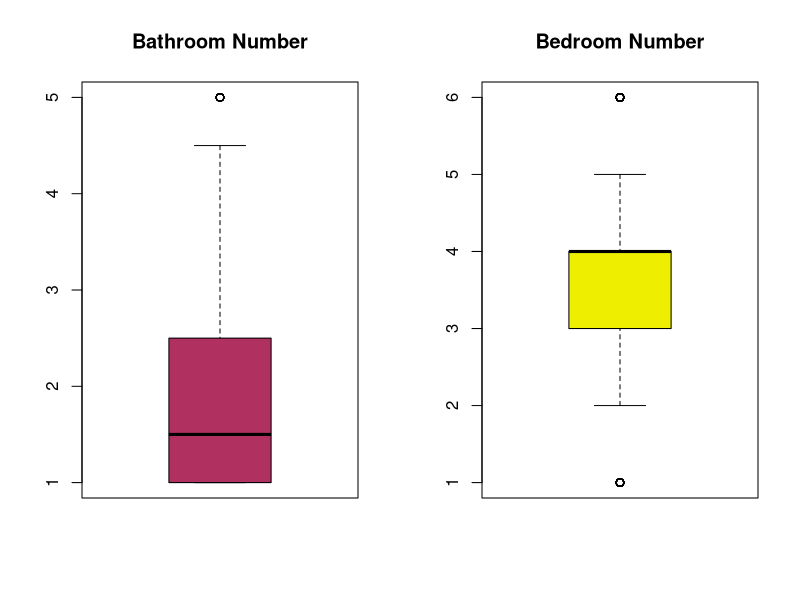
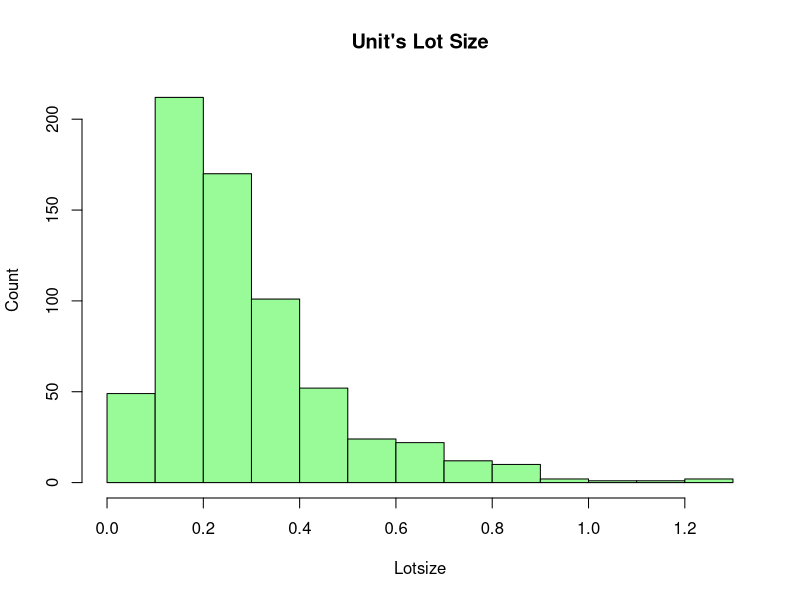
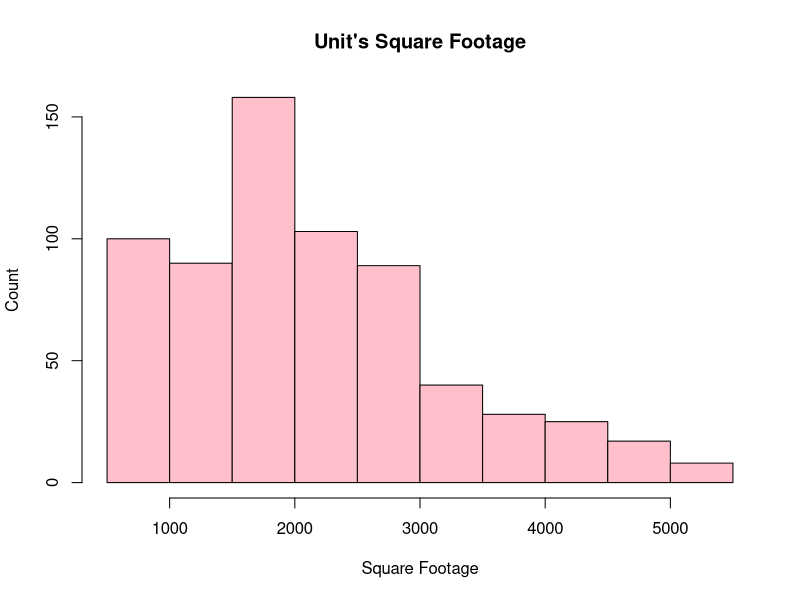

Recreate these plots in R, in order. (Note: this script raises an error after producing the figures.)
### Final Individual Project  ###
#################################
## Name: Chi-Lin Hung          ##
## SID: X2072273               ##
#################################


library(cluster)
library(ggplot2)
library(readxl)
library(corrplot)
library(GGally)
library(dplyr)
library(scatterplot3d)
library(tidyverse)

######################### load data #########################
housing <- read.csv("data/housing.csv")
school <- read.csv("data/schools.csv")

housing %>% summary()
school %>% summary()


# change character columns to factors for seeing the count of char columns
housingf <- housing
housingf[sapply(housing, is.character)] <- lapply(housing[sapply(housing, is.character)], as.factor)
housingf %>% summary()

# check numbers 
housingf %>%
  group_by(baths) %>%
  count

housingf %>%
  group_by(year) %>%
  count


######################### Preprocessing 1 #########################
# listwise deletion
housing <- housing[!(housing$beds == 999|housing$baths == 25| housing$year == 2111| housing$year == 1495),]
housing$type[housing$type == "condominium"] <- "condo"
housing$type[housing$type == "townhouse"] <- "town house"
housing %>% na.omit() -> housing

# change character columns to factors for seeing the count of char columns
housingf <- housing
housingf[sapply(housing, is.character)] <- lapply(housing[sapply(housing, is.character)], as.factor)
housingf %>% summary()


# merge data
(housing_school <- housingf %>%
    left_join(school, by = c("elementary" = "school")))
(housing_school <- housing_school %>%
    rename("size_ele" = "size", 
           "rating_ele" = "rating"))

(housing_school <- housing_school %>%
    left_join(school, by = c("middle" = "school")))
(housing_school <- housing_school %>%
    rename("size_mid" = "size", 
           "rating_mid" = "rating"))

(housing_school <- housing_school %>%
    left_join(school, by = c("high" = "school")))
(housing_school <- housing_school %>%
    rename("size_high" = "size", 
           "rating_high" = "rating"))



######################### One-variable visuals #########################

par(mfrow = c(1,2))
boxplot(housingf$baths, main = "Bathroom Number", col = "maroon") 
boxplot(housingf$beds, main = "Bedroom Number", col = "yellow2") 

par(mfrow = c(1, 1))
hist(housingf$lotsize, main = "Unit's Lot Size", xlab = "Lotsize", ylab = "Count", col = "palegreen")
hist(housingf$sqft, main = "Unit's Square Footage", xlab = "Square Footage", ylab = "Count", col = "pink")
hist(housingf2$year, main = "Built Year of Units", xlab = "Built Year", ylab = "Count", col = "skyblue2")

housingf %>%
  count(neighborhood) -> housing_nbcount

mcolor <- c("blue", "gold", "green", "orange", "purple", "red","grey88", "yellow")
barplot(housing_nbcount$n, names.arg = housing_nbcount$neighborhood, col = mcolor, main = "Neighborhood")



######################### Two-variable visuals #########################

### a. Neighborhood features

# 1. Neighborhood and price [boxplot]
price_mean <- mean(housing_school$soldprice)/1000
housing_school$soldprice_th <- housing_school$soldprice / 1000
plot(housing_school$neighborhood, housing_school$soldprice_th, col = mcolor, 
     xlab = "Neighborhood", main = "Neighborhood Sold Price in Thousands")
abline(h = price_mean, col = "lightcoral", lty = 3, lwd = 2)
text(0.2,price_mean-2, label = "Average", adj=0, cex = 1, col = "lightcoral", lwd = 1)

# 2. Neighborhood and Years [high density plot]
ggplot(housing_school, aes(x = neighborhood, y = year, color = neighborhood)) + geom_jitter() + 
  scale_color_manual(values = c("Blue" = "blue", "Gold" = "gold", "Green" = "green", "Orange" = "orange", "Purple" = "purple", "Red" = "red","Silver" ="grey47","Yellow"="yellow2")) +
  labs(title = "Units built Years across Neighborhood") +
  theme_bw() + theme(legend.position = "none")


# 3. Neighborhood & levels [bar plot]
#filter na & prepare for plot
housing_school %>%
  filter(levels != "?") %>%
  group_by(neighborhood) %>%
  count(levels) -> hs_levelsCount
#plot
ggplot(hs_levelsCount, aes(x = neighborhood, y = n, fill = levels)) + geom_col(position = "dodge") +
  labs(title = "Level Count across Neighborhood") +theme_classic()

# 4. Neighborhood & cooling [barplot]
housing_school %>%
  filter(cooling != "") %>%
  group_by(neighborhood) %>%
  count(cooling) -> hs_cooling
ggplot(hs_cooling, aes(x = neighborhood, y = n, fill = cooling)) + geom_col(position = "dodge") +
  labs(title = "Cooling Count across Neighborhood") +theme_classic()

# 5. Neighborhood & heating [barplot]
housing_school %>%
  filter(heating != "") %>%
  group_by(neighborhood) %>%
  count(heating) -> hs_heating
ggplot(hs_heating, aes(x = neighborhood, y = n, fill = heating)) + geom_col(position = "dodge") +
  labs(title = "Central Heating Count across Neighborhood") +theme_classic()

# 6. Neighborhood & fireplace [barplot]
housing_school %>%
  filter(fireplace != "") %>%
  group_by(neighborhood) %>%
  count(fireplace) -> hs_fireplace
ggplot(hs_fireplace, aes(x = neighborhood, y = n, fill = fireplace)) + geom_col(position = "dodge") +
  labs(title = "Fireplace Count across Neighborhood") +theme_classic()

# 7. Neighborhood & type & price [heatmap]
housing_school %>%
  group_by(neighborhood,type) %>%
  summarise(price_avg = mean(soldprice),
            price_sd = sd(soldprice)) -> hs_priceMS
hs_priceMS
ggplot(hs_priceMS, aes(x = type, y = neighborhood, fill = price_avg)) + geom_raster() + 
  scale_fill_gradient(low = "pink", high = "pink4") + 
  labs(title = "Units type and price") +
  geom_text(label = hs_neighborhoodType$n, color = "white")+theme_classic()


# 8-16. School rating & sold price [high density plot, special plot]
par(mfrow = c(1, 3))
plot(housing_school$rating_ele, housing_school$soldprice, col = mcolor, main = "Elementary School Rating and Sold Price", xlab = "Rating of Elementary School", ylab = "Unit Sold Price")
plot(housing_school$rating_mid, housing_school$soldprice, col = mcolor, main = "Middle School Rating and Sold Price", xlab = "Rating of Middle School", ylab = "Unit Sold Price")
plot(housing_school$rating_high, housing_school$soldprice, col = mcolor, main = "High School Rating and Sold Price", xlab = "Rating of High School", ylab = "Unit Sold Price")


sp(housing_school$rating_ele, housing_school$soldprice, jitter = list(x=2, y=2), smoother = T, spread = T, regLine = T, xlab = "Rating of Elementary School", ylab = "Unit Sold Price",main = "Elementary School Rating and Sold Price")
sp(housing_school$rating_mid, housing_school$soldprice, jitter = list(x=3, y=2), smoother = T, spread = T, regLine = T, main = "Middle School Rating and Sold Price", xlab = "Rating of Middle School", ylab = "Unit Sold Price")
sp(housing_school$rating_high, housing_school$soldprice, jitter = list(x=3, y=2), smoother = T, spread = T, regLine = T, main = "High School Rating and Sold Price", xlab = "Rating of High School", ylab = "Unit Sold Price")

par(mfrow = c(1, 1))
ggplot(housing_school, aes(x = soldprice, y = rating_ele, color = neighborhood)) + geom_jitter() + #geom_point(position = "jitter") +
  scale_color_manual(values = c("Blue" = "blue", "Gold" = "gold", "Green" = "green", "Orange" = "orange", "Purple" = "purple", "Red" = "red","Silver" ="grey47","Yellow"="yellow2")) +
  theme_light() + labs(y = "Elementary School Rating",  title = "Elementary School Rating and Sold Price" ) 

ggplot(housing_school, aes(x = soldprice, y = rating_mid, color = neighborhood)) + geom_jitter() +
  scale_color_manual(values = c("Blue" = "blue", "Gold" = "gold", "Green" = "green", "Orange" = "orange", "Purple" = "purple", "Red" = "red","Silver" ="grey47","Yellow"="yellow2")) +
  theme_light() + labs(y = "Middle School Rating",  title = "Middle School Rating and Sold Price" ) 

ggplot(housing_school, aes(x = soldprice, y = rating_high, color = neighborhood)) + geom_jitter() +
  scale_color_manual(values = c("Blue" = "blue", "Gold" = "gold", "Green" = "green", "Orange" = "orange", "Purple" = "purple", "Red" = "red","Silver" ="grey47","Yellow"="yellow2")) +
  theme_light() + labs(y = "High School Rating",  title = "High School Rating and Sold Price" ) 


# 17. bathroom & price [jitter]
ggplot(housing_school, aes(x = baths, y = soldprice, color = neighborhood)) + geom_jitter() +
  scale_color_manual(values = c("Blue" = "blue", "Gold" = "gold", "Green" = "green", "Orange" = "orange", "Purple" = "purple", "Red" = "red","Silver" ="grey47","Yellow"="yellow2")) +
  theme_light() + labs(x = "Bathroom",title = "Bathroom and Sold Price", y = "Sold Price")

# 18. bedroom & price  [jitter]
ggplot(housing_school, aes(x = beds, y = soldprice, color = neighborhood)) + geom_jitter() +
  scale_color_manual(values = c("Blue" = "blue", "Gold" = "gold", "Green" = "green", "Orange" = "orange", "Purple" = "purple", "Red" = "red","Silver" ="grey47","Yellow"="yellow2")) +
  theme_light() + labs(title = "Bedroom and Sold Price", x = "Bedroom", y = "Sold Price")


# 19-21. Price & cooling, heating, fireplace
clr <- c("orchid",  "pink2", "aquamarine3")
par(mfrow = c(3,1))
housing_school %>%
  filter(cooling != "" & heating != "" & fireplace != "") -> hs_chfFilter
dotchart(hs_chfFilter$soldprice, labels = hs_chfFilter$cooling,
         groups = hs_chfFilter$cooling, gcolor = clr,color = clr[hs_chfFilter$cooling], main = "Price and Cooling")
dotchart(hs_chfFilter$soldprice, labels = hs_chfFilter$heating,
         groups = hs_chfFilter$heating, gcolor = clr,color = clr[hs_chfFilter$heating], main = "Price and Heating")
dotchart(hs_chfFilter$soldprice, labels = hs_chfFilter$fireplace,
         groups = hs_chfFilter$fireplace, gcolor = clr,color = clr[hs_chfFilter$fireplace], main = "Price and Fireplace")

par(mfrow = c(1,1))

######################### Analysis #########################
### scatter matrix
housing_school %>%
  select(-8:-14)  %>%
  select(-soldprice_th)-> hs_0

ggscatmat(hs_0)


### regression
housing_school %>% head()
housing_school %>%
  select(neighborhood, soldprice, beds, baths, sqft, lotsize, year, type, rating_ele, rating_mid, rating_high) -> hs_m1
hs_m1 %>%
  na.omit() -> hs_m1
m1 <- lm(soldprice~neighborhood+beds+baths+sqft+lotsize+year+type+rating_ele+rating_mid+rating_high, data=hs_m1)
summary(m1)
step(m1, direction = "backward")


m2 <- lm(soldprice~beds+sqft+year+type+rating_ele+rating_mid+rating_high, data=hs_m1) # no neighborhood & other non-significant features
summary(m2)
step(m2, direction = "backward")

m3 <- lm(soldprice~beds+sqft+year+rating_ele+rating_mid+rating_high, data=hs_m1) # no neighborhood & type & other non-significant features
summary(m3)


### Interaction
m5 <- lm(soldprice~type*rating_high, data=hs_m1)
summary(m5)


### plotting
t_col <- function(color, percent = 50, name = NULL) {
  #      color = color name
  #    percent = % transparency
  #       name = an optional name for the color
  
  ## Get RGB values for named color
  rgb.val <- col2rgb(color)
  ## Make new color using input color as base and alpha set by transparency
  t.col <- rgb(rgb.val[1], rgb.val[2], rgb.val[3],
               max = 255,
               alpha = (100 - percent) * 255 / 100,
               names = name)
  ## Save the color
  invisible(t.col)
}

bl1 <- t_col("dodgerblue3", perc = 60, name = "")
gl1 <- t_col("gold", perc = 60, name = "")
grn1 <- t_col("green", perc = 60, name = "")
or1 <- t_col("orange", perc = 60, name = "")
pu1 <- t_col("purple", perc = 60, name = "")
re1 <- t_col("red", perc = 60, name = "")
gr1 <- t_col("grey47", perc = 60, name = "")
yel1 <- t_col("yellow", perc = 60, name = "")

plot(housing_school$soldprice[housing_school$type == "condo"], 
     housing_school$rating_high[housing_school$type == "condo"],
     xlim = c(0, 2500000), ylim = c(0, 10), pch = 17, col = re1, 
     main = "Price & High School Rating by Unit Type", xlab = "Type", ylab = "High School Rating")

points(housing_school$soldprice[housing_school$type == "single-family home"], 
       housing_school$rating_high[housing_school$type == "single-family home"],
       pch = 16, col = grn1)

points(housing_school$soldprice[housing_school$type == "condo"], 
       housing_school$rating_high[housing_school$type == "condo"],
       pch = 21, col = bl1)

points(housing_school$soldprice[housing_school$type == "town house"], 
       housing_school$rating_high[housing_school$type == "town house"],
       pch = 20, col = yel1)


### cluster

# 22. High school rating & sold price
par(mfrow = c(1,1))
(hs_hp <- cbind(matrix(housing_school$rating_high),
                matrix(housing_school$soldprice)))
(colnames(hs_hp) <- c("Rating_High","Price"))
(c1 <- kmeans(hs_hp, 8))
plot(hs_hp, col = c1$cluster, xlab = "High School Rating", ylab = "Price",main = "Cluster of High Shcool Rating and Sold Price")


housing_school %>%
  select(sqft, soldprice) %>%
  na.omit -> hs_sp_
(hs_sp <- cbind(matrix(hs_sp_$sqft),
                matrix(hs_sp_$soldprice)))
(colnames(hs_sp) <- c("SquareFoot","Price"))
(c2 <- kmeans(hs_sp, 8))
plot(hs_sp, col = c2$cluster, xlab = "Square Footage", ylab = "Price",main = "Cluster of Square Footage and Sold Price")


(hs_yp <- cbind(matrix(housing_school$year),
                matrix(housing_school$soldprice)))
(colnames(hs_yp) <- c("Year","Price"))
(c1 <- kmeans(hs_yp, 8))
plot(hs_yp, col = c1$cluster, xlab = "Year", ylab = "Price",main = "Cluster of Year and Sold Price")


(hs_hp <- cbind(matrix(housing_school$rating_high),
                matrix(housing_school$rating_ele)))
(colnames(hs_hp) <- c("Rating_High","Rating_Elementary"))
(c1 <- kmeans(hs_hp, 4))
plot(hs_hp, col = c1$cluster, xlab = "High School Rating", ylab = "Elementary School Rating",main = "Cluster of High Shcool and Elementary School Rating")



####################################### Sensitivity Analysis ########################################

housing <- read.csv("data/housing.csv")
school <- read.csv("data/schools.csv")

housing %>% summary()
school %>% summary()


################## Preprocessing 2 ##################
housing <- housing[!(housing$beds == 999|housing$baths == 25| housing$year == 2111| housing$year == 1495),]
housing$type[housing$type == "condominium"] <- "condo"
housing$type[housing$type == "townhouse"] <- "town house"

#### Categorical -- (Educated) Guess
housing$levels[housing$levels == "?"] <- "1"
housing$cooling[housing$cooling == ""] <- "No"
housing$heating[housing$heating == ""] <- "No"
housing$fireplace[housing$fireplace == ""] <- "No"

#### Numerical -- Single Imputation
housing$sqft[is.na(housing$sqft)] <- 2128
housing$lotsize[is.na(housing$lotsize)] <- 0.2889


# change character columns to factors for seeing the count of char columns
housingf <- housing
housingf[sapply(housing, is.character)] <- lapply(housing[sapply(housing, is.character)], as.factor)
housingf %>% summary()


# merge data
(housing_school <- housingf %>%
    left_join(school, by = c("elementary" = "school")))
(housing_school <- housing_school %>%
    rename("size_ele" = "size", 
           "rating_ele" = "rating"))

(housing_school <- housing_school %>%
    left_join(school, by = c("middle" = "school")))
(housing_school <- housing_school %>%
    rename("size_mid" = "size", 
           "rating_mid" = "rating"))

(housing_school <- housing_school %>%
    left_join(school, by = c("high" = "school")))
(housing_school <- housing_school %>%
    rename("size_high" = "size", 
           "rating_high" = "rating"))



### regression
housing_school %>%
  select(neighborhood, soldprice, beds, baths, sqft, lotsize, year, type, rating_ele, rating_mid, rating_high) -> hs_m1
hs_m1 %>%
  na.omit() -> hs_m1
m1 <- lm(soldprice~neighborhood+beds+baths+sqft+lotsize+year+type+rating_ele+rating_mid+rating_high, data=hs_m1)
summary(m1)
step(m1, direction = "backward")

m2 <- lm(soldprice~beds+sqft+year+type+rating_ele+rating_mid+rating_high, data=hs_m1) # no neighborhood & other non-significant features
summary(m2)
step(m2, direction = "backward")

m3 <- lm(soldprice~beds+sqft+year+rating_ele+rating_mid+rating_high, data=hs_m1) # no neighborhood & type & other non-significant features
summary(m3)

m5 <- lm(soldprice~type*rating_high, data=hs_m1)
summary(m5)


plot(housing_school$soldprice[housing_school$type == "condo"], 
     housing_school$rating_high[housing_school$type == "condo"],
     xlim = c(0, 2500000), ylim = c(0, 10), pch = 17, col = re1, 
     main = "Price & High School Rating by Unit Type", xlab = "Type", ylab = "High School Rating")

points(housing_school$soldprice[housing_school$type == "single-family home"], 
       housing_school$rating_high[housing_school$type == "single-family home"],
       pch = 16, col = grn1)

points(housing_school$soldprice[housing_school$type == "condo"], 
       housing_school$rating_high[housing_school$type == "condo"],
       pch = 21, col = bl1)

points(housing_school$soldprice[housing_school$type == "town house"], 
       housing_school$rating_high[housing_school$type == "town house"],
       pch = 20, col = yel1)
